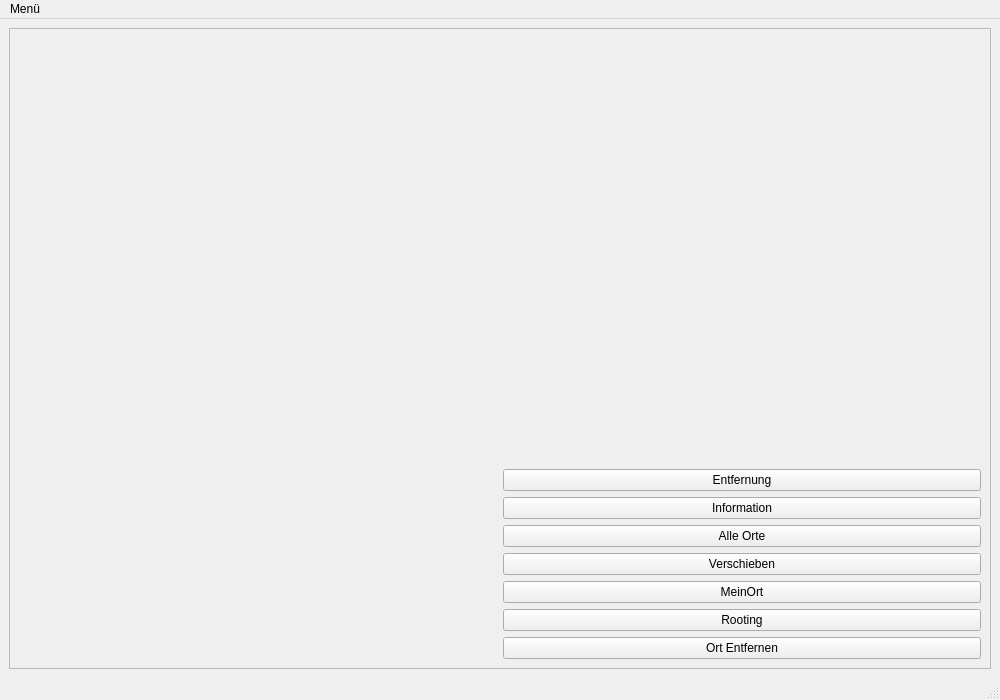
<?xml version="1.0" encoding="UTF-8"?>
<ui version="4.0">
 <class>MainWindow</class>
 <widget class="QMainWindow" name="MainWindow">
  <property name="geometry">
   <rect>
    <x>0</x>
    <y>0</y>
    <width>1000</width>
    <height>700</height>
   </rect>
  </property>
  <property name="windowTitle">
   <string>MainWindow</string>
  </property>
  <widget class="QWidget" name="centralwidget">
   <property name="enabled">
    <bool>true</bool>
   </property>
   <property name="sizePolicy">
    <sizepolicy hsizetype="Preferred" vsizetype="Preferred">
     <horstretch>0</horstretch>
     <verstretch>0</verstretch>
    </sizepolicy>
   </property>
   <layout class="QGridLayout" name="gridLayout_2">
    <item row="0" column="0">
     <widget class="QScrollArea" name="scrollArea">
      <property name="widgetResizable">
       <bool>true</bool>
      </property>
      <widget class="QWidget" name="scrollAreaWidgetContents">
       <property name="geometry">
        <rect>
         <x>-61</x>
         <y>-851</y>
         <width>1031</width>
         <height>1474</height>
        </rect>
       </property>
       <layout class="QGridLayout" name="gridLayout">
        <item row="4" column="1">
         <widget class="QPushButton" name="pushButton_verschieben">
          <property name="text">
           <string>Verschieben</string>
          </property>
         </widget>
        </item>
        <item row="3" column="1">
         <widget class="QPushButton" name="pushButton_alle_Orte">
          <property name="text">
           <string>Alle Orte</string>
          </property>
         </widget>
        </item>
        <item row="6" column="1">
         <widget class="QPushButton" name="pushButton_meinOrt">
          <property name="text">
           <string>MeinOrt</string>
          </property>
         </widget>
        </item>
        <item row="1" column="1">
         <widget class="QPushButton" name="pushButton_Entfernung">
          <property name="text">
           <string>Entfernung</string>
          </property>
         </widget>
        </item>
        <item row="7" column="1">
         <widget class="QPushButton" name="Rooting">
          <property name="text">
           <string>Rooting</string>
          </property>
         </widget>
        </item>
        <item row="2" column="1">
         <widget class="QPushButton" name="pushButton_Information">
          <property name="text">
           <string>Information</string>
          </property>
         </widget>
        </item>
        <item row="0" column="0">
         <widget class="QLabel" name="label">
          <property name="text">
           <string/>
          </property>
          <property name="pixmap">
           <pixmap resource="german_map.qrc">:/german_map/NicePng_germany-png_8664209.png</pixmap>
          </property>
         </widget>
        </item>
        <item row="8" column="1">
         <widget class="QPushButton" name="Ort_Entfernen">
          <property name="text">
           <string>Ort Entfernen</string>
          </property>
         </widget>
        </item>
       </layout>
      </widget>
     </widget>
    </item>
   </layout>
  </widget>
  <widget class="QMenuBar" name="menubar">
   <property name="geometry">
    <rect>
     <x>0</x>
     <y>0</y>
     <width>1000</width>
     <height>21</height>
    </rect>
   </property>
   <widget class="QMenu" name="menuMen">
    <property name="title">
     <string>Menü</string>
    </property>
    <addaction name="action_1_Ort_Anlegen"/>
    <addaction name="action_2_Laden"/>
    <addaction name="action_3_Speichern"/>
   </widget>
   <addaction name="menuMen"/>
  </widget>
  <widget class="QStatusBar" name="statusBar"/>
  <action name="action_1_Ort_Anlegen">
   <property name="text">
    <string>(1) Ort Anlegen</string>
   </property>
  </action>
  <action name="action_2_Laden">
   <property name="text">
    <string>(2) Laden </string>
   </property>
  </action>
  <action name="action_3_Speichern">
   <property name="text">
    <string>(3) Speichern</string>
   </property>
  </action>
 </widget>
 <resources>
  <include location="german_map.qrc"/>
 </resources>
 <connections/>
</ui>
